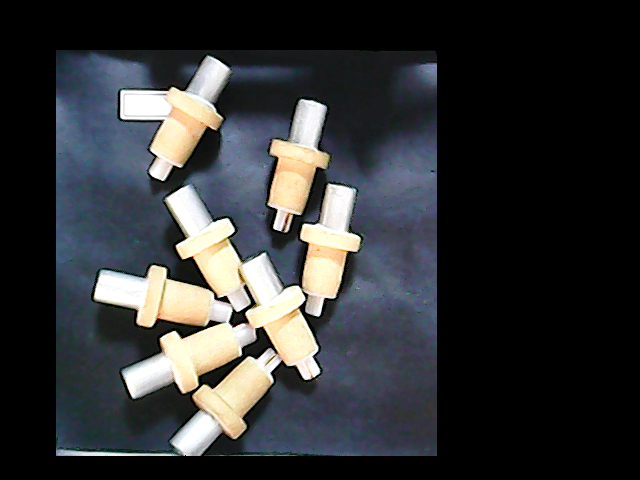
%> input picture lesson-01_采样头个数识别/01.png, 640 x 480 px
$ octave count1.m   (GNU Octave 9; MATLAB toolbox functions it lacks are replaced by stand-ins)
%> lines starting %> are read from the running program, lines starting %| are printed output that depends on the picture; in (x1, y1, x2, y2) boxes, pixels count from 0 and x2, y2 are one past the last pixel; in counts of white or black regions, pixels touching at a corner belong together; the program's own positions count from 1


im1 = imread('D:\图像作业\lesson-01_采样头个数识别\01.png');
%> im1 is the input picture: size 480x640x3 uint8; mean R, G, B 50.5, 52.2, 53.5
% figure(1);imshow(im1);
img1 = rgb2gray(im1);
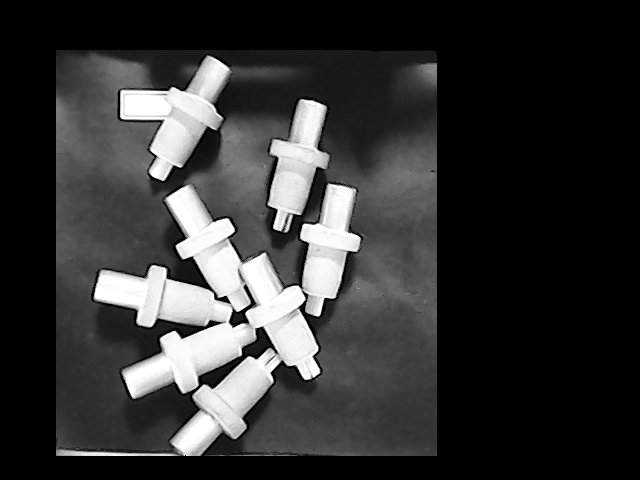
%> img1: size 480x640 uint8; min 0, max 255, mean 51.8
figure(1);imshow(img1);
img1 = medfilt2(img1);
bw = im2bw(img1,0.5);
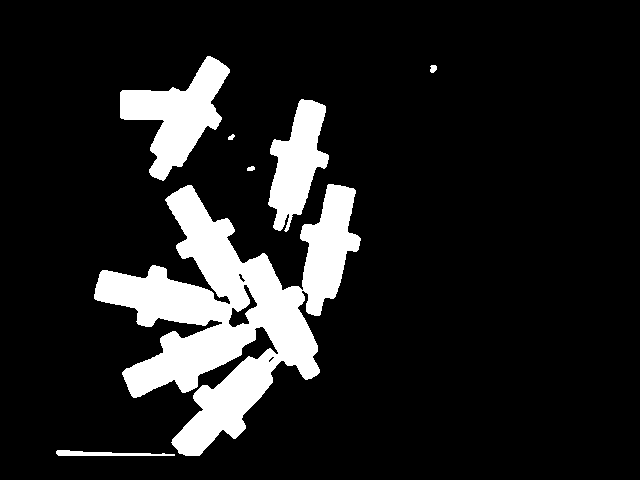
%> bw: size 480x640 logical; 13% white; 7 white regions, largest, box (x1, y1, x2, y2) and area: (94, 184, 361, 456) 29147, (120, 56, 230, 181) 5992, (268, 99, 329, 232) 4413
% se=[1 1 1;1 1 1;1 1 1];
% bw1=imerode(bw,se);
figure,imshow(bw1);
%> (this line was passed over: bw1 is not available in this run)
%> (the run ends here)
